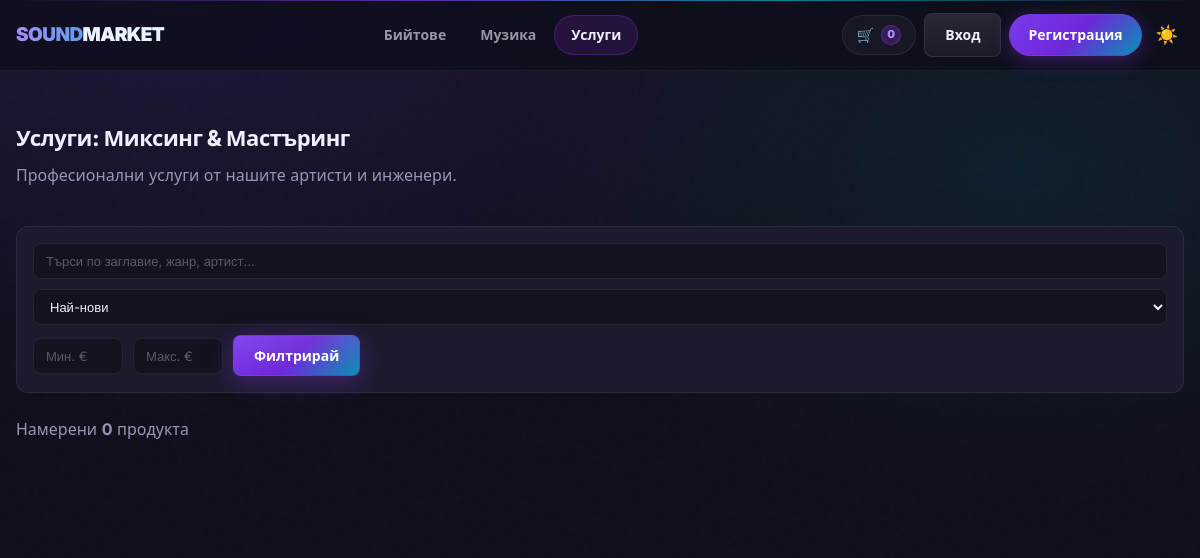
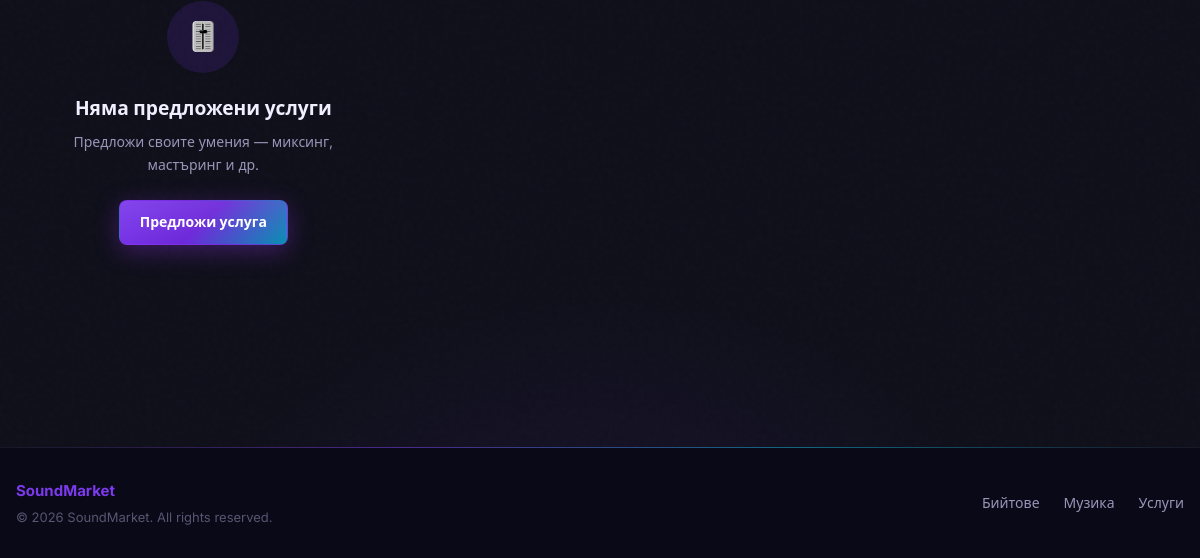
The app's page /services.php, older data (2 pictures, top to bottom).
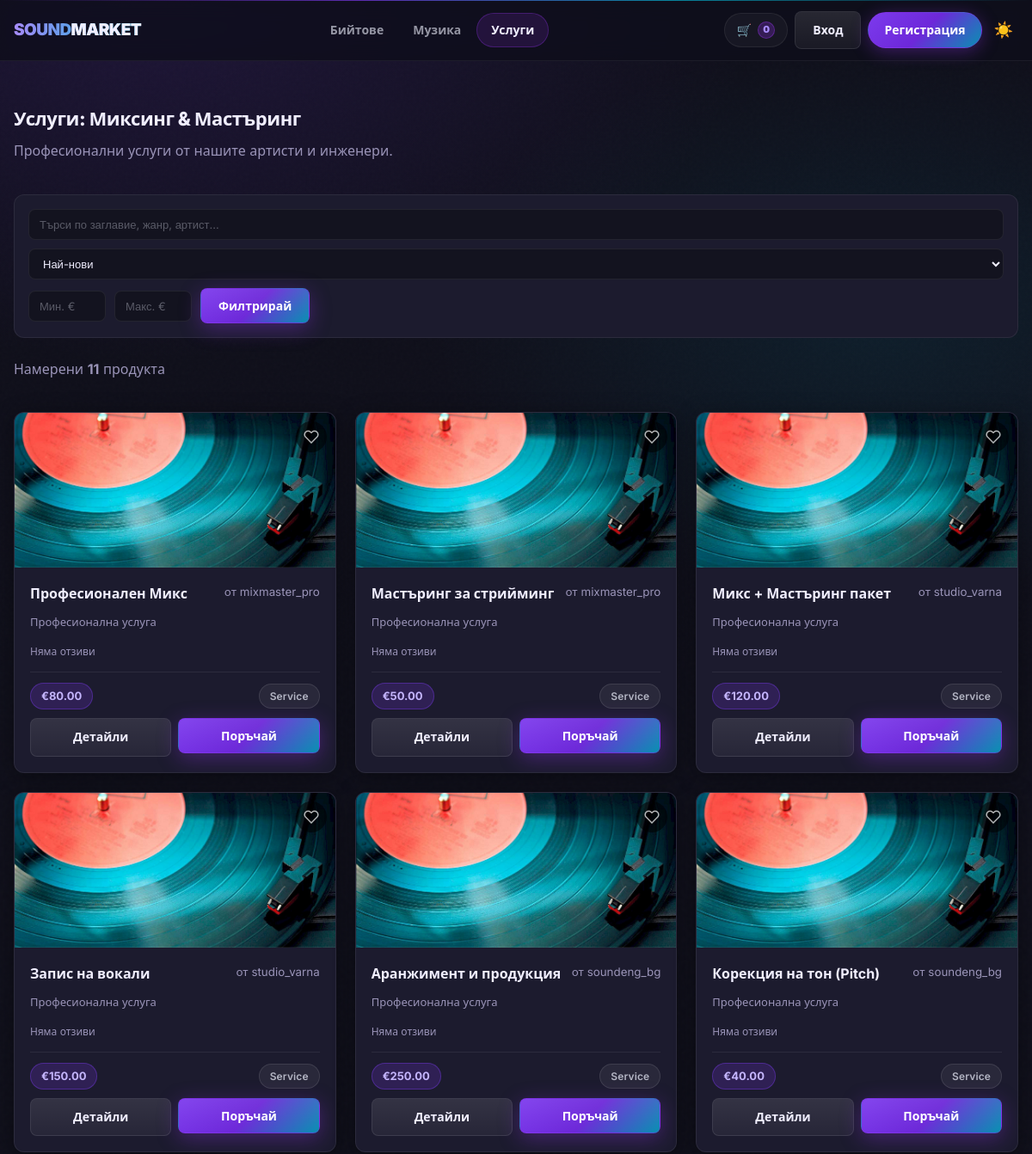
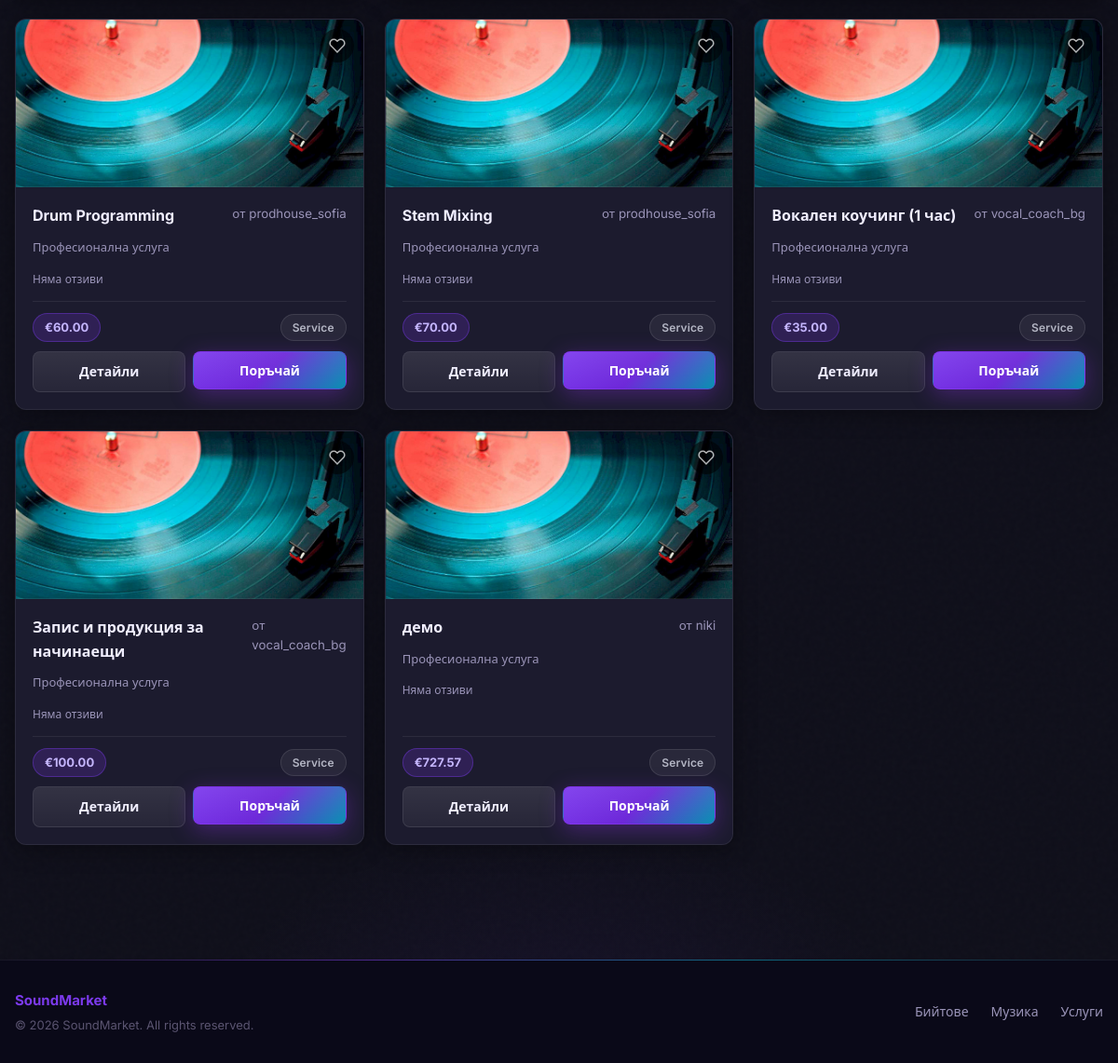
The same page, newer data (2 pictures, top to bottom).
### tables this page shows
CREATE TABLE `products` (
  `id` int(11) NOT NULL,
  `owner_id` int(11) NOT NULL,
  `type` enum('beat','music','service','digital') NOT NULL,
  `title` varchar(140) NOT NULL,
  `description` text DEFAULT NULL,
  `price_eur` int(11) NOT NULL,
  `genre` varchar(60) DEFAULT NULL,
  `bpm` int(11) DEFAULT NULL,
  `delivery_days` int(11) DEFAULT NULL,
  `file_path` varchar(255) DEFAULT NULL,
  `cover_path` varchar(255) DEFAULT NULL,
  `created_at` timestamp NOT NULL DEFAULT current_timestamp(),
  `avg_rating` decimal(3,2) DEFAULT NULL,
  `review_count` int(11) NOT NULL DEFAULT 0
);

CREATE TABLE `users` (
  `id` int(11) NOT NULL,
  `username` varchar(50) NOT NULL,
  `email` varchar(120) NOT NULL,
  `password_hash` varchar(255) NOT NULL,
  `created_at` timestamp NOT NULL DEFAULT current_timestamp(),
  `display_name` varchar(100) DEFAULT NULL,
  `bio` text DEFAULT NULL,
  `location` varchar(100) DEFAULT NULL,
  `website` varchar(255) DEFAULT NULL,
  `instagram` varchar(100) DEFAULT NULL,
  `soundcloud` varchar(100) DEFAULT NULL,
  `youtube` varchar(100) DEFAULT NULL,
  `avatar_path` varchar(255) DEFAULT NULL,
  `banner_path` varchar(255) DEFAULT NULL,
  `genre_tags` varchar(255) DEFAULT NULL
);

### inc/auth.php (called while the page is built, shortened)
<?php
function is_logged_in(): bool {
  return isset($_SESSION['user_id']);
}

### inc/functions.php (called while the page is built, shortened)
<?php
function h(string $s): string {
  return htmlspecialchars($s, ENT_QUOTES, 'UTF-8');
}
function format_eur(int $cents): string {
  return '€' . number_format($cents / 100, 2, '.', ' ');
}

### services.php (the view, shortened to what this page needs)
<?php
require_once __DIR__ . '/inc/auth.php';
require_once __DIR__ . '/inc/functions.php';
$pdo  = db();
$type = 'service';
$q         = trim((string)($_GET['q']         ?? ''));
$sort      = (string)($_GET['sort']      ?? '');
$min_price = (float)($_GET['min_price']  ?? 0);
$max_price = (float)($_GET['max_price']  ?? 0);
$page      = max(1, (int)($_GET['page']  ?? 1));
$per_page  = 12;
$sort_map = [
    'oldest'     => 'p.created_at ASC',
    'price_asc'  => 'p.price_eur ASC',
    'price_desc' => 'p.price_eur DESC',
    'rating'     => 'p.avg_rating DESC',
];
$order = $sort_map[$sort] ?? 'p.created_at DESC';
$conditions = ['p.type = ?'];
$params     = [$type];
$where = implode(' AND ', $conditions);
$cnt = $pdo->prepare("SELECT COUNT(*) FROM products p JOIN users u ON u.id=p.owner_id WHERE $where");
$cnt->execute($params);
$total_count = (int)$cnt->fetchColumn();
$offset = ($page - 1) * $per_page;
$stmt = $pdo->prepare("
    SELECT p.*, u.username AS owner_username
    FROM products p
    JOIN users u ON u.id = p.owner_id
    WHERE $where
    ORDER BY $order
    LIMIT $per_page OFFSET $offset
");
$stmt->execute($params);
$items = $stmt->fetchAll();
$wishlisted_ids = [];
require __DIR__ . '/inc/header.php';
?>
<div class="container page-fade" style="padding: 22px 0;">
  <div class="page-head" style="margin-bottom: 20px;">
    <h2>Услуги: Миксинг &amp; Мастъринг</h2>
    <p class="muted">Професионални услуги от нашите артисти и инженери.</p>
  </div>
  <form method="get" class="filter-bar">
    <input type="text" name="q" value="<?= h($q) ?>" placeholder="Търси по заглавие, жанр, артист…" style="flex: 1; min-width: 160px;">
    <select name="sort">
      <option value="" <?= $sort === '' ? 'selected' : '' ?>>Най-нови</option>
    </select>
    <input type="number" name="min_price" placeholder="Мин. €" min="0" step="0.01"
           value="<?= $min_price > 0 ? h((string)$min_price) : '' ?>">
    <input type="number" name="max_price" placeholder="Макс. €" min="0" step="0.01"
           value="<?= $max_price > 0 ? h((string)$max_price) : '' ?>">
    <button class="btn primary" type="submit">Филтрирай</button>
  </form>
  <p class="muted" style="margin-bottom: 16px;">
    Намерени <strong><?= $total_count ?></strong> продукта
  </p>
  <section class="grid">
    <?php foreach ($items as $p): ?>
      <?php
        $userCover  = !empty($p['cover_path']) ? APP_BASE . '/' . h($p['cover_path']) : null;
        $finalCover = $userCover ?: APP_BASE . '/uploads/blog-vinyl-lp.800x0.jpg';
        $is_wishlisted = in_array((int)$p['id'], $wishlisted_ids, true);
      ?>
      <article class="card">
        <div class="card-img-container" style="background-image: url('<?= $finalCover ?>'); position: relative;">
          <button class="wish-btn<?= $is_wishlisted ? ' active' : '' ?>"
                  data-id="<?= (int)$p['id'] ?>"
                  data-active="<?= $is_wishlisted ? '1' : '0' ?>">
            <svg width="18" height="18" viewBox="0 0 24 24" fill="none" stroke="currentColor" stroke-width="2">
              <path d="M20.84 4.61a5.5 5.5 0 0 0-7.78 0L12 5.67l-1.06-1.06a5.5 5.5 0 0 0-7.78 7.78l1.06 1.06L12 21.23l7.78-7.78 1.06-1.06a5.5 5.5 0 0 0 0-7.78z"/>
            </svg>
          </button>
        </div>
        <div class="card-body">
          <div class="card-title">
            <h3><?= h($p['title']) ?></h3>
            <small class="muted">от <?= h($p['owner_username']) ?></small>
          </div>
          <div class="meta">
            <span><?= h((string)($p['genre'] ?? 'Професионална услуга')) ?></span>
          </div>
          <?php if ((int)($p['review_count'] ?? 0) > 0): ?>
            <div style="margin: 4px 0;">
              <span class="stars"><?= str_repeat('★', (int)round((float)$p['avg_rating'])) ?><span class="stars-empty"><?= str_repeat('★', 5 - (int)round((float)$p['avg_rating'])) ?></span></span>
              <span style="font-size: 12px; color: var(--muted);">(<?= (int)$p['review_count'] ?>)</span>
            </div>
          <?php else: ?>
            <div style="margin: 4px 0; font-size: 12px; color: var(--muted);">Няма отзиви</div>
          <?php endif; ?>
          <div class="price-row">
            <span class="price-pill"><?= format_eur((int)$p['price_eur']) ?></span>
            <span class="pill">Service</span>
          </div>
          <div class="actions">
            <a class="btn" href="<?= APP_BASE ?>/product.php?id=<?= (int)$p['id'] ?>" style="text-align:center;">Детайли</a>
            <form method="post" action="<?= APP_BASE ?>/cart.php">
              <button class="btn primary" type="submit" style="width:100%;">Поръчай</button>
            </form>
          </div>
        </div>
      </article>
    <?php endforeach; ?>
    <?php if (!$items): ?>
      <div class="empty-state">
        <div class="es-icon">🎚️</div>
        <h3>Няма предложени услуги</h3>
        <p>Предложи своите умения — миксинг, мастъринг и др.</p>
        <a href="<?= APP_BASE ?>/product_create.php" class="btn primary">Предложи услуга</a>
      </div>
    <?php endif; ?>
  </section>
</div>
<?php require __DIR__ . '/inc/footer.php'; ?>

### inc/header.php (shortened to what this page needs)
<?php
require_once __DIR__ . '/auth.php';
require_once __DIR__ . '/functions.php';
$current_page = basename($_SERVER['PHP_SELF']);
$cartCount = 0;
$notif_count = 0;
$wishlist_count = 0;
?>
<!doctype html>
<html lang="bg">
<head>
  <link rel="stylesheet" href="<?= APP_BASE ?>/assets/css/style.css?v=10">
</head>
<body>
<header class="site-header">
  <div class="container header-inner">
    <a href="<?= APP_BASE ?>/index.php" class="logo">
      SOUND<span>MARKET</span>
    </a>
    <nav class="nav">
      <a href="<?= APP_BASE ?>/beats.php"    <?= $current_page === 'beats.php'    ? 'class="active"' : '' ?>>Бийтове</a>
      <a href="<?= APP_BASE ?>/music.php"    <?= $current_page === 'music.php'    ? 'class="active"' : '' ?>>Музика</a>
      <a href="<?= APP_BASE ?>/services.php" <?= $current_page === 'services.php' ? 'class="active"' : '' ?>>Услуги</a>
    </nav>
    <div class="header-actions">
      <a class="icon-btn" href="<?= APP_BASE ?>/cart.php">
        🛒 <span class="cart-count"><?= $cartCount ?></span>
      </a>
      <?php if (is_logged_in()):
          $nav_uid    = current_user_id();
          $nav_stmt   = db()->prepare("SELECT avatar_path, username FROM users WHERE id = ?");
          $nav_stmt->execute([$nav_uid]);
          $nav_user   = $nav_stmt->fetch();
          $nav_colors = ['#7c3aed','#0891b2','#db2777','#059669','#d97706','#dc2626'];
          $nav_color  = $nav_colors[$nav_uid % 6];
          $nav_letter = mb_strtoupper(mb_substr($nav_user['username'] ?? '', 0, 1));
      ?>
        <a href="<?= APP_BASE ?>/wishlist.php"
           class="nav-wishlist"
           style="position: relative; display: inline-flex; align-items: center;
                  color: var(--muted); text-decoration: none; padding: 4px;"
           title="Любими">
          <svg width="20" height="20" viewBox="0 0 24 24" fill="none" stroke="currentColor" stroke-width="2">
            <path d="M20.84 4.61a5.5 5.5 0 0 0-7.78 0L12 5.67l-1.06-1.06a5.5 5.5 0 0 0-7.78 7.78l1.06 1.06L12 21.23l7.78-7.78 1.06-1.06a5.5 5.5 0 0 0 0-7.78z"/>
          </svg>
          <?php if ($wishlist_count > 0): ?>
            <span style="position: absolute; top: -4px; right: -4px;
                         background: #f43f5e; color: #fff; font-size: 10px;
                         font-weight: 700; border-radius: 50%;
                         width: 16px; height: 16px;
                         display: flex; align-items: center; justify-content: center;
                         line-height: 1;">
              <?= min($wishlist_count, 9) ?><?= $wishlist_count > 9 ? '+' : '' ?>
            </span>
          <?php endif; ?>
        </a>
        <a href="<?= APP_BASE ?>/notifications.php"
           class="nav-bell"
           style="position: relative; display: inline-flex; align-items: center;
                  color: var(--muted); text-decoration: none; padding: 4px;"
           title="Известия">
          <svg width="20" height="20" viewBox="0 0 24 24" fill="none" stroke="currentColor" stroke-width="2">
            <path d="M18 8A6 6 0 0 0 6 8c0 7-3 9-3 9h18s-3-2-3-9"/>
            <path d="M13.73 21a2 2 0 0 1-3.46 0"/>
          </svg>
          <?php if ($notif_count > 0): ?>
            <span style="position: absolute; top: -6px; right: -6px;
                         background: #ef4444; color: #fff; font-size: 10px;
                         font-weight: 700; border-radius: 50%;
                         width: 18px; height: 18px;
                         display: flex; align-items: center; justify-content: center;">
              <?= $notif_count ?>
            </span>
          <?php endif; ?>
        </a>
        <a href="<?= APP_BASE ?>/dashboard.php"
           class="nav-avatar-link"
           style="display: flex; align-items: center; gap: 8px; text-decoration: none; color: var(--text); font-size: 14px;">
          <?php if (!empty($nav_user['avatar_path'])): ?>
            <img src="<?= APP_BASE . '/' . h($nav_user['avatar_path']) ?>"
                 style="width: 32px; height: 32px; border-radius: 50%; object-fit: cover; flex-shrink: 0;">
          <?php else: ?>
            <div style="width: 32px; height: 32px; border-radius: 50%; background: <?= $nav_color ?>;
                        display: flex; align-items: center; justify-content: center;
                        font-size: 14px; font-weight: 700; color: #fff; flex-shrink: 0;">
              <?= $nav_letter ?>
            </div>
          <?php endif; ?>
          <span class="nav-username"><?= h($nav_user['username'] ?? '') ?></span>
        </a>
        <a class="btn-cta nav-sell" href="<?= APP_BASE ?>/product_create.php">Продай</a>
        <a href="<?= APP_BASE ?>/logout.php"
           class="nav-logout"
           style="display:inline-flex; align-items:center; gap:6px;
                  padding: 8px 16px;
                  background: rgba(239,68,68,0.1);
                  border: 1px solid rgba(239,68,68,0.25);
                  border-radius: 8px;
                  color: #f87171;
                  font-size: 13px;
                  font-weight: 500;
                  transition: all 0.2s;"
           onmouseover="this.style.background='rgba(239,68,68,0.2)'"
           onmouseout="this.style.background='rgba(239,68,68,0.1)'">
          <svg width="14" height="14" viewBox="0 0 24 24" fill="none"
               stroke="currentColor" stroke-width="2">
            <path d="M9 21H5a2 2 0 0 1-2-2V5a2 2 0 0 1 2-2h4"/>
            <polyline points="16 17 21 12 16 7"/>
            <line x1="21" y1="12" x2="9" y2="12"/>
          </svg>
          Изход
        </a>
      <?php else: ?>
        <a class="btn" href="<?= APP_BASE ?>/login.php">Вход</a>
        <a class="btn-cta" href="<?= APP_BASE ?>/register.php">Регистрация</a>
      <?php endif; ?>
      <button id="theme-toggle" aria-label="Смени тема"
              style="background:none;border:none;cursor:pointer;
                     color:var(--muted);padding:6px;font-size:18px;">
        <span id="theme-icon">☀️</span>
      </button>
    </div>
  </div>
</header>
<main>

### inc/footer.php (shortened to what this page needs)
</main>
<footer class="site-footer">
  <div class="container footer-inner">
    <div>
      <strong style="color:var(--brand); font-size:15px;"><?= APP_NAME ?></strong>
      <p style="margin:4px 0 0; font-size:13px; color:var(--muted);">© 2026 SoundMarket. All rights reserved.</p>
    </div>
    <nav class="footer-links">
      <a href="<?= APP_BASE ?>/beats.php">Бийтове</a>
      <a href="<?= APP_BASE ?>/music.php">Музика</a>
      <a href="<?= APP_BASE ?>/services.php">Услуги</a>
    </nav>
  </div>
</footer>
</body>
</html>

Row changes from the older to the newer data that the page shows:
added products: title "Професионален Микс", owner.username "mixmaster_pro", genre "Професионална услуга", review_count "Няма отзиви", price_eur "€80.00"
added products: title "Мастъринг за стрийминг", owner.username "mixmaster_pro", genre "Професионална услуга", review_count "Няма отзиви", price_eur "€50.00"
added products: title "Микс + Мастъринг пакет", owner.username "studio_varna", genre "Професионална услуга", review_count "Няма отзиви", price_eur "€120.00"
added products: title "Запис на вокали", owner.username "studio_varna", genre "Професионална услуга", review_count "Няма отзиви", price_eur "€150.00"
added products: title "Аранжимент и продукция", owner.username "soundeng_bg", genre "Професионална услуга", review_count "Няма отзиви", price_eur "€250.00"
added products: title "Корекция на тон (Pitch)", owner.username "soundeng_bg", genre "Професионална услуга", review_count "Няма отзиви", price_eur "€40.00"
added products: title "Drum Programming", owner.username "prodhouse_sofia", genre "Професионална услуга", review_count "Няма отзиви", price_eur "€60.00"
added products: title "Stem Mixing", owner.username "prodhouse_sofia", genre "Професионална услуга", review_count "Няма отзиви", price_eur "€70.00"
added products: title "Вокален коучинг (1 час)", owner.username "vocal_coach_bg", genre "Професионална услуга", review_count "Няма отзиви", price_eur "€35.00"
added products: title "Запис и продукция за начинаещи", owner.username "vocal_coach_bg", genre "Професионална услуга", review_count "Няма отзиви", price_eur "€100.00"
added products: title "демо", owner.username "niki", genre "Професионална услуга", review_count "Няма отзиви", price_eur "€727.57"
Text that changed along with them:
$total_count: "0" → "11"
text no longer shown: "🎚️ Няма предложени услуги Предложи своите умения — миксинг, мастъринг и др. Предложи услуга"
